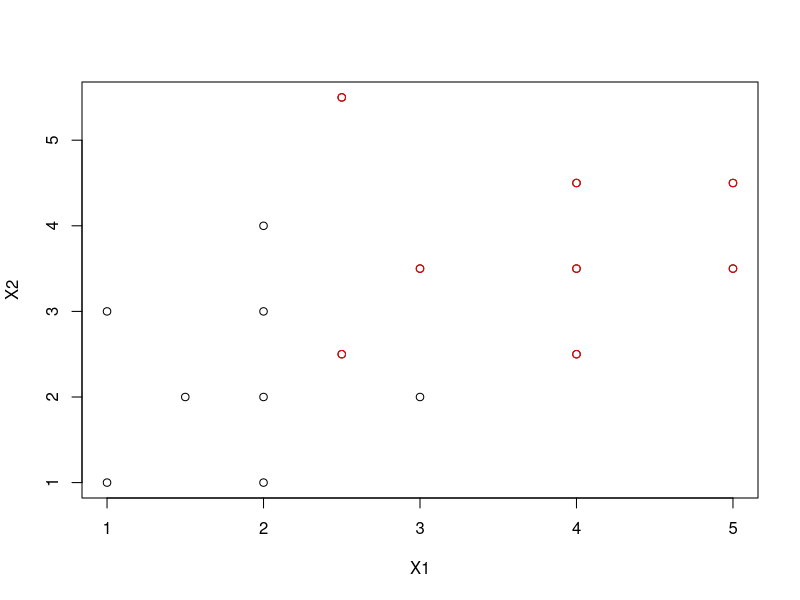

Write R code to recreate this figure. (Note: this script raises an error after producing the figure.)
library(pracma)
library(MASS)
library(class)

rm(list=ls())

################################# MAIN CODE ###########################################
cat("
-------------------------------------------------------------------------------------
Welcome to the third PAMI demo/homework (year 2016): classification

In this demo we will learn to do classification (\"manually\" and using ready-made
R functions) on a very simple dataset. The purpose of the demo is both to show
you how to solve classification problems in R and to allow you to assess your
knowledge about this topic, using some questions which are similar to the ones
which are usually asked during the written exam. For this reason, the size of
the problem is very small, so you should be able to perform all your calculations 
on paper and then use the results you get in R to verify you did everything right.

Let us first generate the dataset.
")

invisible(readline(prompt = "Press [enter] to continue"))  


# prepare data
X1 = c(1,1,1.5,2,2,2,2,3,2.5,2.5,3,4,4,4,5,5)
X2 = c(1,3,2,1,2,3,4,2,2.5,5.5,3.5,2.5,3.5,4.5,3.5,4.5)
Y = c(1,1,1,1,1,1,1,1,2,2,2,2,2,2,2,2)
m = data.frame(cbind(X1,X2,Y))

plot(m[,1:2])
points(m[Y==2,1:2], col='red')

cat("
The total number of observations is 16, evenly divided in two classes (1=black and 2=red).
Observations are 2-dimensional, but to explain calculations step-by-step we will start taking
into account just the first dimension. Below here you can see the values of the variable X1
and the labels that have been assigned to the observations:

")
print(rbind(X1,Y))

invisible(readline(prompt = "Press [enter] to continue"))  

# split data to easiy access the different classes
# m1 are all the 2D points in class 1, m2 are the 2D points in class 2
m1 = m[m$Y==1,1:2]
m2 = m[m$Y==2,1:2]
n = dim(m)[1]
n1 = dim(m1)[1]
n2 = dim(m2)[1]

# p values are the priors (the probability that one element belongs to a given class k)
p = as.matrix(c(n1/n, n2/n))

# m1_ and m2_ represent our observations in 1D (using only the X1 values)
m1_ = m1[,1]
m2_ = m2[,1]

cat("
Let us now perform LDA on this 1-dimensional dataset. If you check out the lab material
on LDA (http://davide.eynard.it/teaching/2016_PAMI/Lab10.pdf) you will see that an 
observation x is classified with the class k that returns the highest *discriminant 
function* 

  delta_k(x) = x * mu_k/sigma^2 - mu_k^2/(2*sigma^2) + log(pi_k)

where:

  mu_k are the estimated means of the observations for each class k
  sigma^2 is the estimated variance of the class distributions (note that we assume
          the variance is the same for all classes - we can approximate a common
          variance from the data using pooled variance: see Lab10 notes)
  pi_k are the priors for each class k (n_k/n)

Q1) Calculate all the parameters you need for LDA classification (mu_k, sigmasq, and pi_k).
    Try to do that manually first, then write the R code to do that below here and verify
    that your results are consistent.

")

invisible(readline(prompt = "Press [enter] to continue"))  


# calculate means for m1_ and m2_ (COMPLETE THE CODE)
# mu1 = ...
# mu2 = ...

# calculate pooled variance (COMPLETE THE CODE)
#sigmasq = ...

# pi_k values have already been calculated as p[k] before

cat("
The previous formula for the discriminant function is linear in x (i.e. a_k * x + b_k).

Q2) Calculate now the a_k, b_k parameters that you will use within the discriminant 
    functions later.
    
")

invisible(readline(prompt = "Press [enter] to continue"))  

# COMPLETE THE CODE
# a1 = ...
# a2 = ...
# b1 = ...
# b2 = ...

# the label k assigned to an observation x is the one that corresponds to the
# biggest delta_k(x) 
cat("
Classification according to your LDA implementation returns the following labels:

")
lbls = max.col(cbind(a1 * m[,1] + b1, a2 * m[,1] + b2))
print(lbls)

cat("
... and here are both the table comparing labels and ground-truth and the classification accuracy:

")

print(table(lbls,Y))
print(mean(lbls == Y))

cat("
Q3) What is the result of your classification? Are there any wrong labels (and in this
    case could you explain why)? How much is the accuracy?

Q4) What is the value of the boundary between class 1 and 2? How do you calculate it?

")

invisible(readline(prompt = "Press [enter] to continue"))  

cat("
Let us now perform LDA on the full 2D dataset. As some calculations (e.g. matrix
inversion) are not trivial to do manually, feel free to use the help of R ;-)

")

# 2D case: get means (COMPLETE THE CODE)
# mu1 = ... # note that the code is different in 2D!
# mu2 = ...

# get covariances (COMPLETE THE CODE)
# s1 = ... # note that the code is different in 2D!
# s2 = ...

# calculate pooled covariance and its inverse (COMPLETE THE CODE)
# S = ...
Si = inv(S)

# calculate deltas
deltas = cbind(as.matrix(m[,1:2]) %*% Si %*% mu1 - as.double(1/2 * t(mu1) %*% Si %*% mu1 + log(p[1])),
               as.matrix(m[,1:2]) %*% Si %*% mu2 - as.double(1/2 * t(mu2) %*% Si %*% mu2 + log(p[2])))

cat("
Classification according to your LDA implementation returns the following labels:
    
")
lbls = max.col(deltas)
print(lbls)

cat("
... and here are both the table comparing labels and ground-truth and the classification accuracy:

")

print(table(lbls,Y))
print(mean(lbls == Y))

cat("
Now complete the source code of this script to run LDA using the builtin function 
provided in R and show your results are consistent with it.

Q5) What is the result of your classification? Are there any wrong labels (and in this
    case could you explain why)? How much is the accuracy?
    

")

invisible(readline(prompt = "Press [enter] to continue"))  

# complete and uncomment the code below to automatically run LDA 
lda.fit = lda(Y ~ X1 + X2, data=m)
#lda.pred = predict(...)
#lda.class = ...
#table(lda.class,Y)
#mean(lda.class == Y)


invisible(readline(prompt = "Press [enter] to continue"))  

cat("
Until now, we have just tried to understand how well our model fits the original data
(i.e. the training data). However, we did not conclude anything about how well it will
describe *new* data! Here are some new observations (shown as dots in the plot).

")

X1 = c(1.5,2,2.5,3,3,4,4,4.5)
X2 = c(3.5,5,3.5,1,4.5,1.5,5.5,3.5)
Y = c(1,1,1,1,2,2,2,2)
m.test = data.frame(cbind(X1,X2,Y))

plot(m[,1:2])
points(m[m[,3]==2,1:2], col='red')
points(m.test[,1:2],pch=20)
points(m.test[m.test[,3]==2,1:2], pch=20, col='red')


cat("
Q6) Run the lda predictor you trained using the previous observations to classify 
    the new set of observations and comment the result. Is it expected? Are there
    any misclassifications and if so which ones and for what reason? Can you draw 
    a (rough) classification boundary from the results you got? Can you actually 
    calculate it, similarly to what you did in the 1D case?

    NOTE: to classify the new test set, you can use the lda.fit variable you obtained 
          during training
")

# complete the following code:
# lda.pred = predict(...)
lda.pred = predict(lda.fit, newdata = m.test[,1:2])
lda.class = lda.pred$class
print(table(lda.class, m.test[,3]))
print(mean(lda.class == m.test[,3]))

